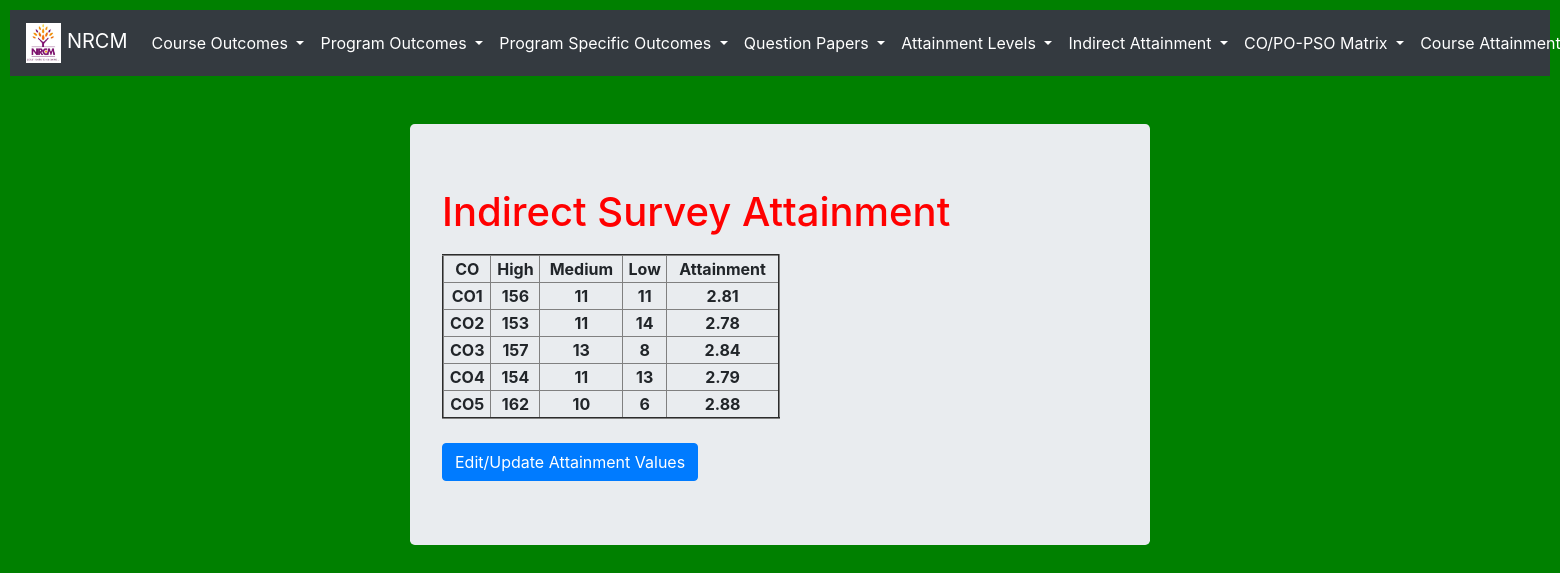
The app's page /view_indirect_attainment with its own data.
### testApp/models.py (models this page shows, shortened)
class Indirect(models.Model):
    co = models.ForeignKey(CO, on_delete=models.CASCADE)
    high= models.IntegerField(null=True, default=0)
    medium = models.IntegerField(null=True, default=0)
    low = models.IntegerField(null=True, default=0)
    attainment = models.FloatField(null=True, default=0 )

class CO(models.Model):
    cos = (('-','-'), ('CO1', 'CO1'), ('CO2', 'CO2'), ('CO3', 'CO3'), ('CO4', 'CO4'), ('CO5', 'CO5'), ('CO6', 'CO6'),)
    co = models.CharField(max_length=500, choices=cos, default='-')
    description = models.CharField(max_length=500)
    def __str__(self):
        return self.co

### testApp/views.py (the view)
# urls.py: path('view_indirect_attainment', views.view_indirect_attainment, name='view_indirect_attainment'),
def view_indirect_attainment(request):
    indirects = Indirect.objects.all()
    return render (request, 'testApp/view_indirect_attainment.html', locals())

### templates/testApp/view_indirect_attainment.html (shortened to what this page needs)
<!DOCTYPE html>
{%extends 'testApp/base.html'%}
{%load static%}
{%block content%}
<link rel="stylesheet" href="{% static 'css/course_attainment_style.css' %}">
<div class="container" align=left style="width:50%">
  <div class="jumbotron">
      <h1 style = "color: red; padding-bottom: 10px;">Indirect Survey Attainment</u></h1>
      <table border=2 style="width:50%">
        <tr>
          <th>CO</th>
          <th>High</th>
          <th>Medium</th>
          <th>Low</th>
          <th>Attainment</th>
        </tr>
       {%for i in indirects%}
        <tr>
          <th>{{i.co}}</th>
          <th>{{i.high}}</th>
          <th>{{i.medium}}</th>
          <th>{{i.low}}</th>
          <th>{{i.attainment}}</th>
        </tr>
        {%endfor%}
      </table><br>
      <a href="{%url 'edit_indirect_attainment'%}" class="btn btn-primary"> Edit/Update Attainment Values</a>
  </div>
</div>
{%endblock%}

### static/testApp/css/course_attainment_style.css (style rules this page uses)
body { background: green; }
td, th { text-align: center; }

### records on screen
Indirect: co "CO1", high "156", medium "11", low "11", attainment "2.81"
Indirect: co "CO2", high "153", medium "11", low "14", attainment "2.78"
Indirect: co "CO3", high "157", medium "13", low "8", attainment "2.84"
Indirect: co "CO4", high "154", medium "11", low "13", attainment "2.79"
Indirect: co "CO5", high "162", medium "10", low "6", attainment "2.88"
